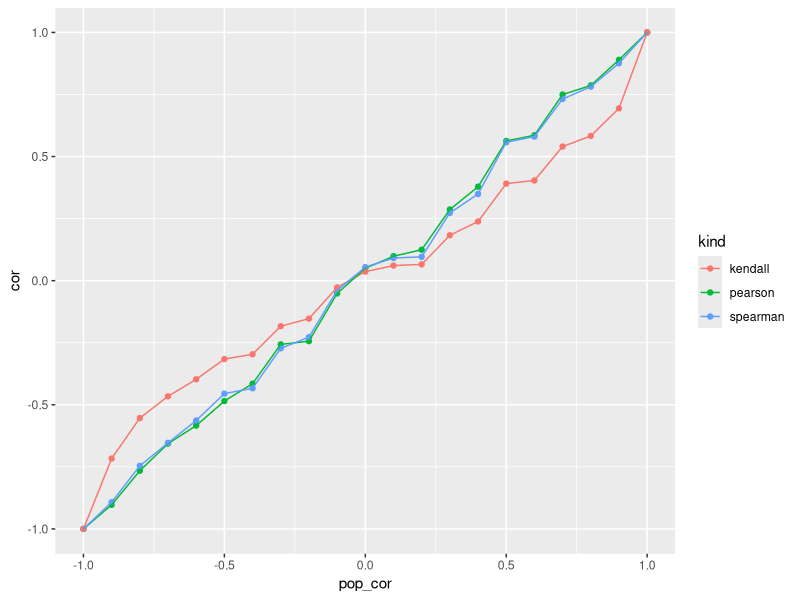

This figure's R source:
library(tidyverse)

tibble(x = rnorm(100),
       y = 3 + rnorm(100))

# set.seed(2525)
set.seed(110)
n <- 500
cors <- seq(-1, 1, by = .1)
cors_tibble <- tibble(x = rnorm(n))

for (cor in cors) {
  cors_tibble[[paste0(cor, "_1")]] <- cor * cors_tibble$x + rnorm(n, sd = sqrt(1 - cor^2))
  cors_tibble[[paste0(cor, "_2")]] <- cor * cors_tibble$x
}

cors_tibble %>%
    pivot_longer(cols = -x) %>%
    filter(str_detect(name, "_1$")) %>%
    mutate(name = str_remove(name, "_1$")) %>%
    summarise(pearson= cor(x, value),
              spearman = cor(x, value, method = "sp"),
              kendall = cor(x, value, method = "ken"),
              .by = name) %>%
    mutate(pop_cor = as.numeric(name)) %>%
    pivot_longer(cols = -c(name, pop_cor),
                 names_to = "kind",
                 values_to = "cor") %>%
    ggplot(aes(x = pop_cor,
               y = cor,
               color = kind)) +
    geom_point() +
    geom_line()


## Spearman vs Pearson
set.seed(111)
n <- 500
x <- rnorm(n)
r <- .5
y <- r * x + rnorm(n, sd = sqrt(1 - r^2))

cor(x, y)
cor(x, y, method = "sp")
cor(rank(x), rank(y))



